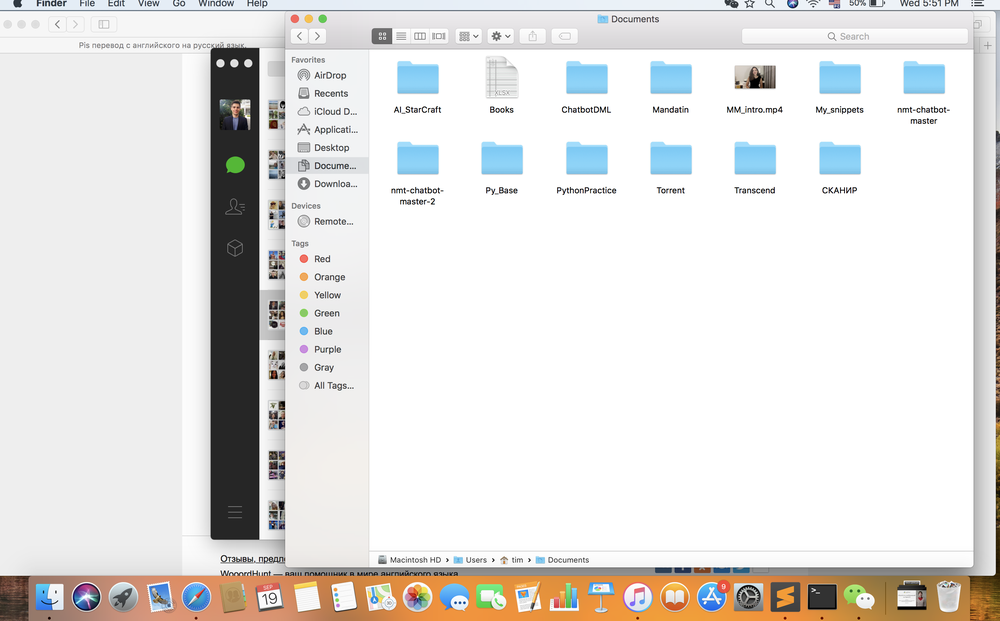
#> input picture 1.png, 1000 x 621 px, shrunk from 2876 x 1786 before the run
$ python 14_Feature_Matching.py
#> lines starting #> are read from the running program, lines starting #| are printed output that depends on the picture
import numpy as np
import cv2
import matplotlib.pyplot as plt

# Примеры из видео!
# img1 = cv2.imread('opencv-feature-matching-template.jpg',0)
# img2 = cv2.imread('opencv-feature-matching-image.jpg',0)

# Мои собственные примеры
# Важный момент - Обе картинки должны быть с похожим Размером изображения
img1 = cv2.imread('1.png',0)
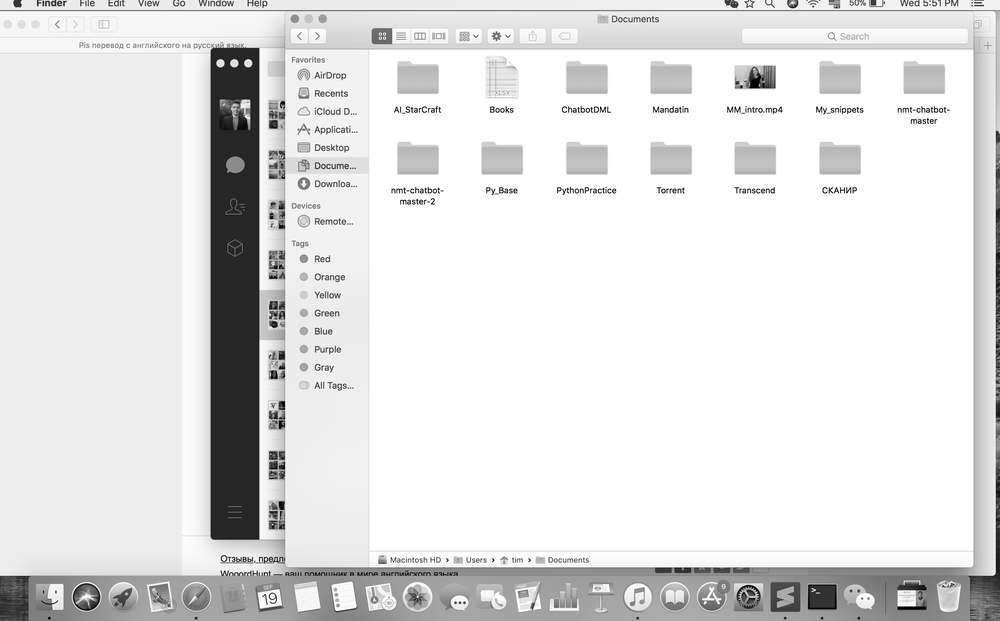
#> img1: shape (621, 1000); min 0, max 255, mean 225.5
img2 = cv2.imread('22.png',0)
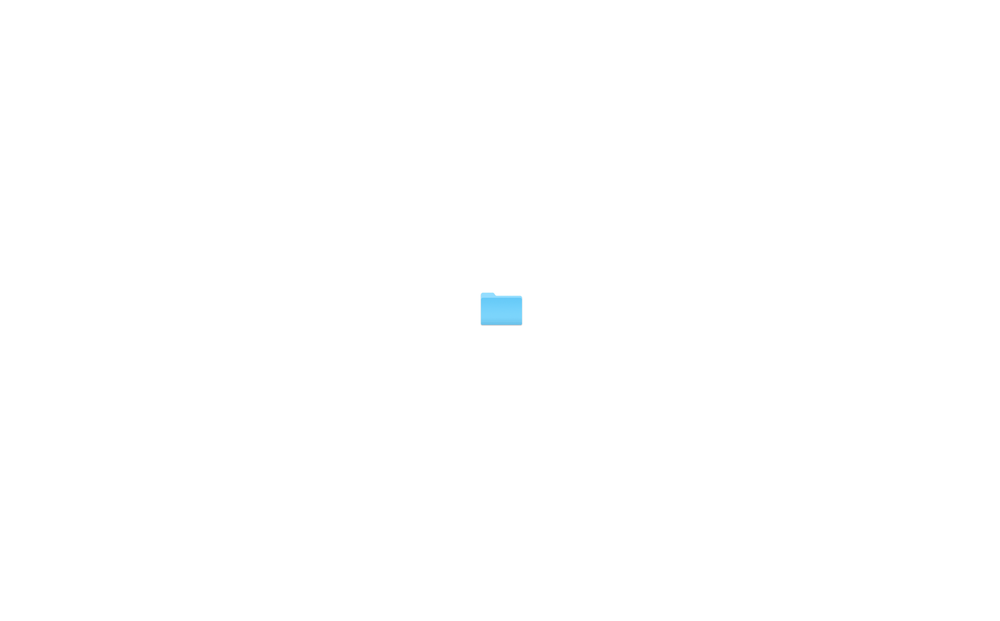
#> input picture 22.png, 1000 x 621 px, shrunk from 2876 x 1786 before the run
#> img2: shape (621, 1000); min 170, max 255, mean 254.9

# This is the detector we're going to use for the features.
orb = cv2.ORB_create()
# print('\n orb', orb)				# <ORB 0x105f7fd30>
# print('\n TYPE', type(orb))		# <class 'cv2.ORB'>

# Here, we find the key points and their descriptors with the orb detector
kp1, des1 = orb.detectAndCompute(img1,None)
#> kp1 = 500 keypoints; strongest (x, y, size): (835, 190, 31), (224, 558, 31), (247, 64, 53.6), (247, 60, 53.6)
kp2, des2 = orb.detectAndCompute(img2,None)
#> kp2 = 42 keypoints; strongest (x, y, size): (520, 324, 31), (481, 324, 31), (481, 323, 44.6), (520, 323, 44.6)
# print('\n kp1', kp1)			#	[<KeyPoint 0x119c8bf60>, ...  <KeyPoint 0x119d315d0>]
# print('\n des1', des1)		#	[[ 37 169 136 ... 234  94 224] ... [251 128 174 ... 172 124  82]]
# print('\n TYPE', type(kp1))	#	<class 'list'>

# This is our BFMatcher object.
bf = cv2.BFMatcher(cv2.NORM_HAMMING, crossCheck=True)
# print('\n bf', bf)			# <BFMatcher 0x119c7fef0>
# print('\n TYPE', type(bf))	# <class 'cv2.BFMatcher'>

# Here we create matches of the descriptors, then we sort them based on their distances.
matches = bf.match(des1,des2)
#> matches = 8 matches
# print('\n matches', matches)	# [<DMatch 0x119c7aed0>, ... <DMatch 0x119d2dc50>]
# print('\n bf', type(matches))	# <class 'list'>
matches = sorted(matches, key = lambda x:x.distance)

# Here, we've drawn the first 10 matches
# (img1, keypoints1, img2, keypoints2, matches1to2[, outImg[, matchColor[, singlePointColor[, matchesMask[, flags]]]]]) → outImg
img3 = cv2.drawMatches(img1,kp1,img2,kp2,matches[:10],None, flags=2)
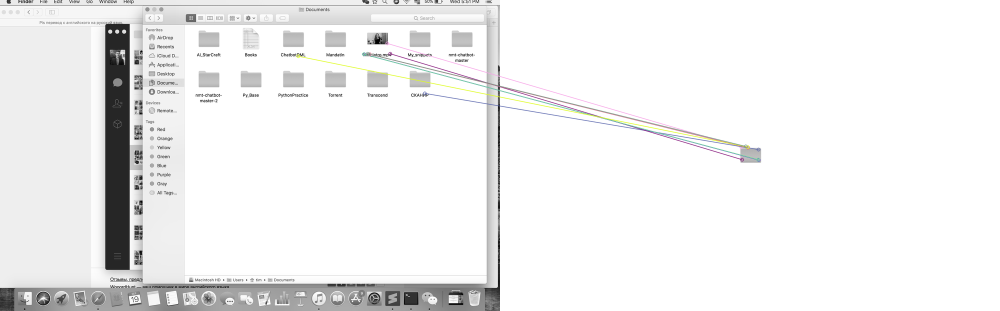
#> img3: shape (621, 2000, 3) (shown at 1/2 size); mean of channels 0, 1, 2 239.6, 239.6, 239.7; drawn as B, G, R
# print('\n img3', img3)			# Array 0 - 255
# print('\n TYPE', type(img3))	# <class 'numpy.ndarray'>
plt.imshow(img3)
plt.show()
